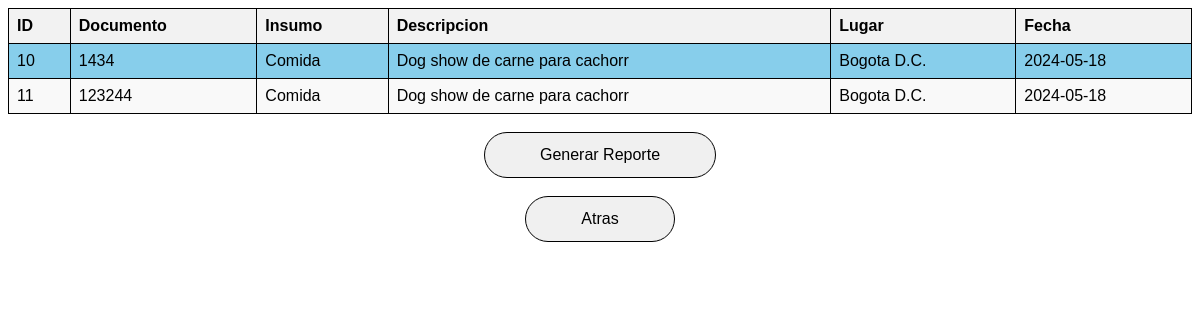
The app's page /Vista/Html/Donaciones/donacionInsumos.php with its own data.
### tables this page shows
CREATE TABLE `tbl_insumos` (
  `id_insumo` int(11) NOT NULL,
  `Documento` int(11) NOT NULL,
  `Insumo` varchar(30) NOT NULL,
  `Descripcion` varchar(30) NOT NULL,
  `Lugar` varchar(30) NOT NULL,
  `Fecha` date NOT NULL
);

### Modelo/ConexionBD.php (called while the page is built, shortened)
<?php
class conexionBD {
    private $mySQLI;
    private $result;
    public function abrir() {
        $this->mySQLI = mysqli_connect("localhost", "root", "", "dogocat");
        if (mysqli_connect_error()) {
            return 0;
        } else {
            return 1;
        }
    }
    public function consulta($sql) {
        $conec = $this->mySQLI;
        $this->result = mysqli_query($conec, $sql);
    }
    public function obtenerResult() {
        return $this->result;
    }
}
?>

### Vista/Html/Donaciones/donacionInsumos.php (the view, shortened to what this page needs)
<?php
    include '../../../Modelo/conexionBD.php';
    $conexion = new conexionBD();
    $conexion->abrir();
    $sql = "SELECT * FROM tbl_insumos";
    $conexion->consulta($sql);
    $result = $conexion->obtenerResult();
?>
<!DOCTYPE html>
<html>
<head>
    <link rel="stylesheet" href="../../Estilos/Tablas.css">
</head>
<body>
    <table border="1">
        <tr>
            <th>ID</th>
            <th>Documento</th>
            <th>Insumo</th>
            <th>Descripcion</th>
            <th>Lugar</th>
            <th>Fecha</th>
        </tr>
        <?php while ($fila = mysqli_fetch_assoc($result)) { ?>
            <tr>
                <td><?php echo $fila['id_insumo']; ?></td>
                <td><?php echo $fila['Documento']; ?></td>
                <td><?php echo $fila['Insumo']; ?></td>
                <td><?php echo $fila['Descripcion']; ?></td>
                <td><?php echo $fila['Lugar']; ?></td>
                <td><?php echo $fila['Fecha']; ?></td>
            </tr>
        <?php } ?>
    </table> <br>
    <center><a href="../Donaciones/ReporteI.php" style="display: inline-block; padding: 13px 55px; border: 1px solid black; border-radius: 25px; color: black; text-decoration: none;"> Generar Reporte </a></center> <br>
    <center><a href="../Inicio/Administrador.php" style="display: inline-block; padding: 13px 55px; border: 1px solid black; border-radius: 25px; color: black; text-decoration: none;"> Atras </a></center>
</body>
</html>

### Vista/Estilos/Tablas.css (style rules this page uses)
body { font-family: Arial, sans-serif; background-image: url(https://encrypted-tbn0.gstatic.com/images?q=tbn:ANd9GcS_k0VijHPR-DzuPKZpScR6W2S7HJ84YqvNrA&usqp=CAU); }
table { width: 100%; border-collapse: collapse; background-color: skyblue; color: black; }
table, th, td { border: 1px solid black; }
th, td { padding: 8px; text-align: left; }
a { text-decoration: none; padding: 5px 10px; border: 1px solid #ccc; background-color: #f0f0f0; color: #333; border-radius: 3px; }
th { background-color: #f2f2f2; }
tr:nth-child(odd) { background-color: #f9f9f9; }

### records on screen
tbl_insumos: id_insumo "10", Documento "1434", Insumo "Comida", Descripcion "Dog show de carne para cachorr", Lugar "Bogota D.C.", Fecha "2024-05-18"
tbl_insumos: id_insumo "11", Documento "123244", Insumo "Comida", Descripcion "Dog show de carne para cachorr", Lugar "Bogota D.C.", Fecha "2024-05-18"
